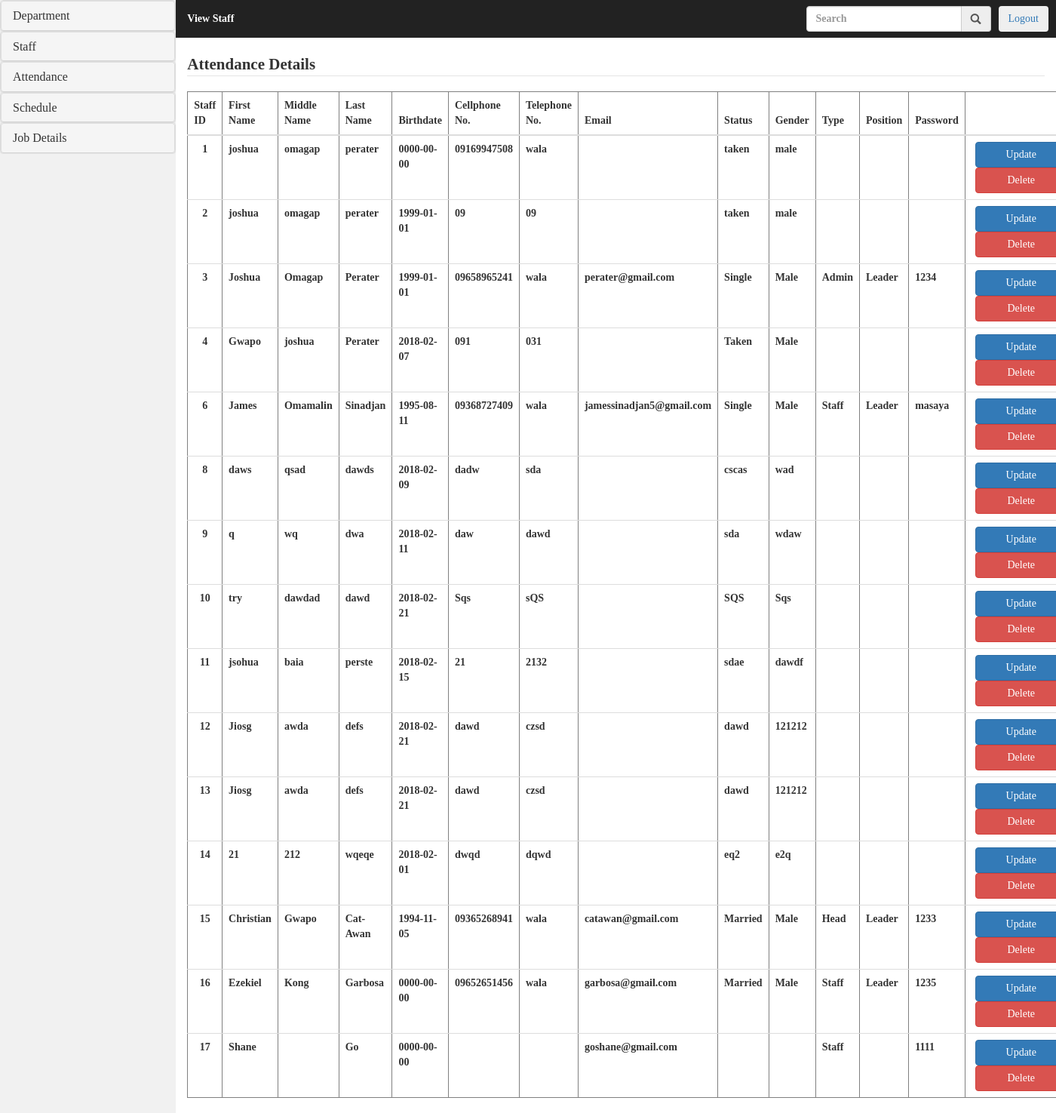
The page /admin/view_staff.php on the database its author committed.
### tables this page shows
CREATE TABLE `staff` (
  `staff_id` bigint(20) NOT NULL,
  `fname` varchar(50) NOT NULL,
  `mname` varchar(50) DEFAULT NULL,
  `lname` varchar(50) NOT NULL,
  `birthdate` date NOT NULL,
  `cellnum` varchar(50) NOT NULL,
  `telnum` varchar(50) DEFAULT NULL,
  `email` varchar(50) NOT NULL,
  `status` varchar(50) NOT NULL,
  `gender` varchar(50) NOT NULL,
  `type` varchar(50) NOT NULL,
  `position` varchar(50) NOT NULL,
  `password` varchar(50) NOT NULL
);

### admin/view_staff.php (the view, shortened to what this page needs)
<!DOCTYPE html>
<html lang="en">
<head>
	  <link rel="stylesheet" href="bootstrap/css/bootstrap.css">
	 <link rel="stylesheet" href="css/styletry.css">
</head>
<body>
	<div class="col-sm-2 sidebar">
		<div class="panel-group">
								<div class="panel panel-default">
									<div class="panel panel-heading">
										<h4 class="panel-title"><a href="#collapse1" data-toggle="collapse">Department</a></h4>
									</div>
								</div>
							</div>
							<div class="panel-group">
								<div class="panel panel-default">
									<div class="panel panel-heading">
										<h4 class="panel-title"><a href="#collapse2" data-toggle="collapse">Staff</a></h4>
									</div>
								</div>
							</div>
							<div class="panel-group">
								<div class="panel panel-default">
									<div class="panel panel-heading">
										<h4 class="panel-title"><a href="#collapse3" data-toggle="collapse">Attendance</a></h4>
									</div>
								</div>
							</div>
							<div class="panel-group">
								<div class="panel panel-default">
									<div class="panel panel-heading">
										<h4 class="panel-title"><a href="#collapse4" data-toggle="collapse">Schedule</a></h4>
									</div>
								</div>
							</div>
							<div class="panel-group">
								<div class="panel panel-default">
									<div class="panel panel-heading">
										<h4 class="panel-title"><a href="#collapse5" data-toggle="collapse">Job Details</a></h4>
									</div>
								</div>
							</div>
	</div>
	<div class="col-sm-10 content">
		<div class="col-sm-12" style="padding: 0;">
			 <nav class="navbar navbar-inverse">
			 	 <div class="container-fluid" style="padding-left: 0;">
			 	 	<ul class="nav navbar-nav">
			 	 		 <li><a href="#" style="color: white;">View Staff</a></li>
			 	 	</ul>
			 	 	<div class="nav navbar-right nav-btn"><button class="btn"><a href="../user/index.html" style="text-decoration-style: none;">Logout</a></button></div>
			 	 	<ul class="nav navbar-right nav-btn">
				 	 	<div class="input-group">
							 <div class="input-group">
								  <input type="text" class="form-control" placeholder="Search" aria-describedby="basic-addon1">
								  <span class="input-group-addon" id="basic-addon1"><i class="glyphicon glyphicon-search"></i></span>
							</div>
						</div>
					</ul>
			 	 </div>
			 </nav>
		</div>
		<div class="col-sm-12"><legend>Attendance Details</legend></div>
			 		<div class="col-sm-12">
			 			<?php
	  include_once("connection.php");
	  $sql = "SELECT * FROM staff";
	  $result = mysqli_query($connect,$sql);
	  if(mysqli_num_rows($result) > 0){
		  echo "<table class='table' border='1'>";
		  echo "<thead>
					<tr>
					    <th>Staff ID</th>
						<th>First Name</th>
						<th>Middle Name</th>
						<th>Last Name</th>
						<th>Birthdate</th>
						<th>Cellphone No.</th>
						<th>Telephone No.</th>
						<th>Email</th>
						<th>Status</th>
						<th>Gender</th>
						<th>Type</th>
						<th>Position</th>
						<th>Password</th>
						<th></th>
					</tr>
				</thead>";
		  echo "<tbody>";
	     while($row = mysqli_fetch_assoc($result)){
		       echo "<tr><td style='text-align:center;'>".
			         $row['staff_id'].
					"</td><td>".
					 $row['fname'].
					"</td><td>".
					$row['mname'].
					"</td><td>".
					$row['lname'].
					"</td><td>".
					$row['birthdate'].
					"</td><td>".
					$row['cellnum'].
					"</td><td>".
					 $row['telnum'].
					"</td><td>".
					 $row['email'].
					"</td><td>".
					$row['status'].
					"</td><td>".
					$row['gender'].
					"</td><td>".
					$row['type'].
					"</td><td>".
					$row['position'].
					"</td><td>".
					$row['password'].
					 "</td>
					 <td>
					    <a href='staff_update.php?id=".$row['staff_id']."'>
					      <button class='btn btn-primary'>Update</button>
						</a>
						<a href='action/staff_delete.php?id=".$row['staff_id']."'>
						  <button class='btn btn-danger'>Delete</button>
						</a>
					 </td>
					 </tr>";
		 }
		 echo "</tbody>";
	  }
	?>
					  	</div>
	</div>
</body>
</html>

### admin/css/styletry.css (style rules this page uses)
* { margin: 0; }
.sidebar { background-color: #f1f1f1; padding: 0; height: 100%; }
.content { height: 100%; padding: 0; }
li a { display: block; color: #000; text-decoration: none; }
html,body { width: 100%; height:100%; font-family: masaya !important; font-weight: bold; }
.navbar { border-radius: 0; border: none; }
.nav-btn { padding-top: 8px;padding-right: 10px; }
td:last-child { width: 285px; }
td>a>button { width:122px; float: left; margin-left: 5px; }
.panel-group { margin-bottom: 0; }
a { text-decoration: none; }

### rows shown on the page
staff: staff_id "1", fname "joshua", mname "omagap", lname "perater", birthdate "0000-00-00", cellnum "09169947508", telnum "wala", status "taken", gender "male"
staff: staff_id "2", fname "joshua", mname "omagap", lname "perater", birthdate "1999-01-01", cellnum "09", telnum "09", status "taken", gender "male"
staff: staff_id "3", fname "Joshua", mname "Omagap", lname "Perater", birthdate "1999-01-01", cellnum "09658965241", telnum "wala", email "perater@gmail.com", status "Single", gender "Male", type "Admin", position "Leader", password "1234"
staff: staff_id "4", fname "Gwapo", mname "joshua", lname "Perater", birthdate "2018-02-07", cellnum "091", telnum "031", status "Taken", gender "Male"
staff: staff_id "6", fname "James", mname "Omamalin", lname "Sinadjan", birthdate "1995-08-11", cellnum "09368727409", telnum "wala", email "jamessinadjan5@gmail.com", status "Single", gender "Male", type "Staff", position "Leader", password "masaya"
staff: staff_id "8", fname "daws", mname "qsad", lname "dawds", birthdate "2018-02-09", cellnum "dadw", telnum "sda", status "cscas", gender "wad"
staff: staff_id "9", fname "q", mname "wq", lname "dwa", birthdate "2018-02-11", cellnum "daw", telnum "dawd", status "sda", gender "wdaw"
staff: staff_id "10", fname "try", mname "dawdad", lname "dawd", birthdate "2018-02-21", cellnum "Sqs", telnum "sQS", status "SQS", gender "Sqs"
staff: staff_id "11", fname "jsohua", mname "baia", lname "perste", birthdate "2018-02-15", cellnum "21", telnum "2132", status "sdae", gender "dawdf"
staff: staff_id "12", fname "Jiosg", mname "awda", lname "defs", birthdate "2018-02-21", cellnum "dawd", telnum "czsd", status "dawd", gender "121212"
staff: staff_id "13", fname "Jiosg", mname "awda", lname "defs", birthdate "2018-02-21", cellnum "dawd", telnum "czsd", status "dawd", gender "121212"
staff: staff_id "14", fname "21", mname "212", lname "wqeqe", birthdate "2018-02-01", cellnum "dwqd", telnum "dqwd", status "eq2", gender "e2q"
staff: staff_id "15", fname "Christian", mname "Gwapo", lname "Cat-Awan", birthdate "1994-11-05", cellnum "09365268941", telnum "wala", email "catawan@gmail.com", status "Married", gender "Male", type "Head", position "Leader", password "1233"
staff: staff_id "16", fname "Ezekiel", mname "Kong", lname "Garbosa", birthdate "0000-00-00", cellnum "09652651456", telnum "wala", email "garbosa@gmail.com", status "Married", gender "Male", type "Staff", position "Leader", password "1235"
staff: staff_id "17", fname "Shane", lname "Go", birthdate "0000-00-00", email "goshane@gmail.com", type "Staff", password "1111"
